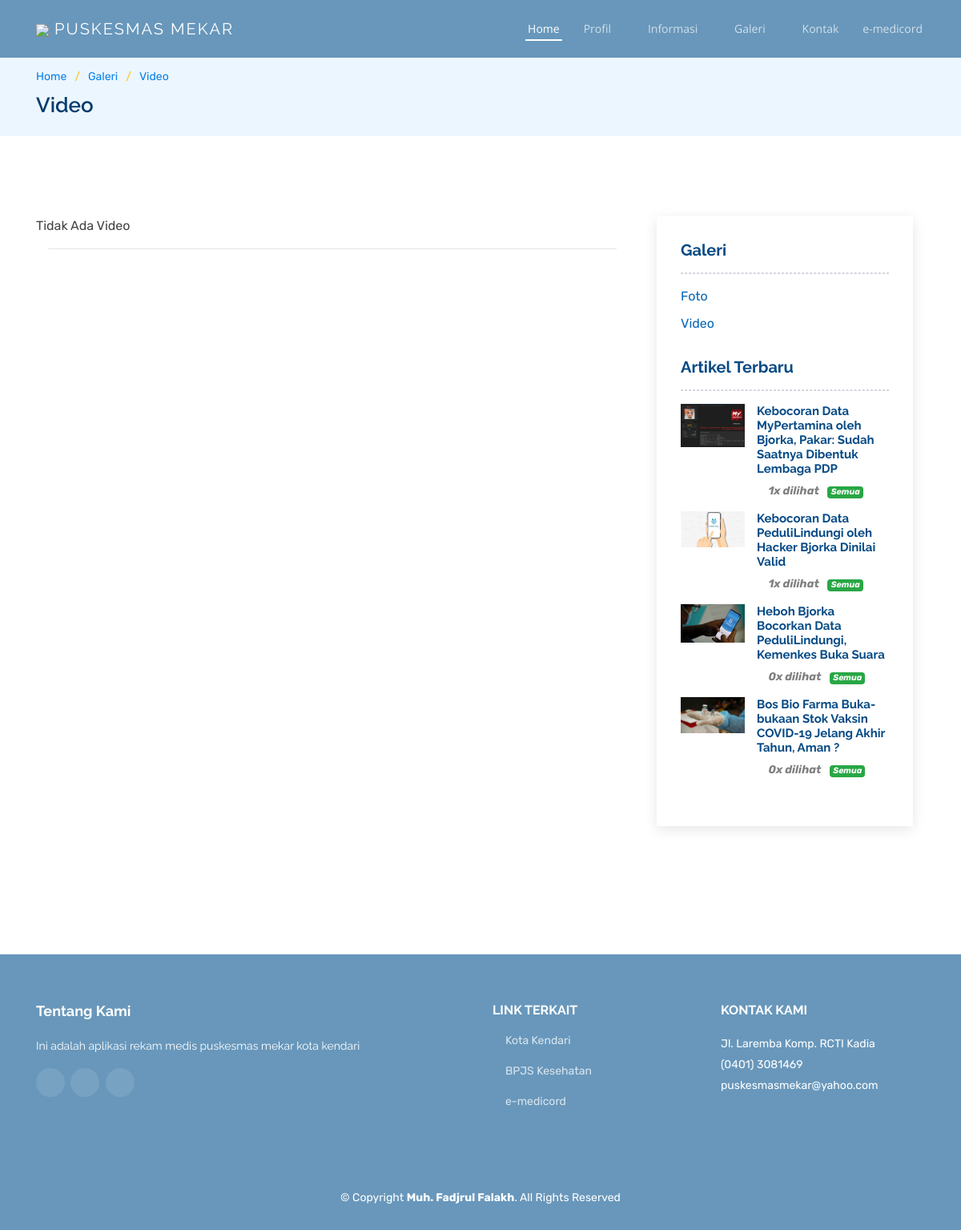
Before: /index.php/page/gallery with the older database file.
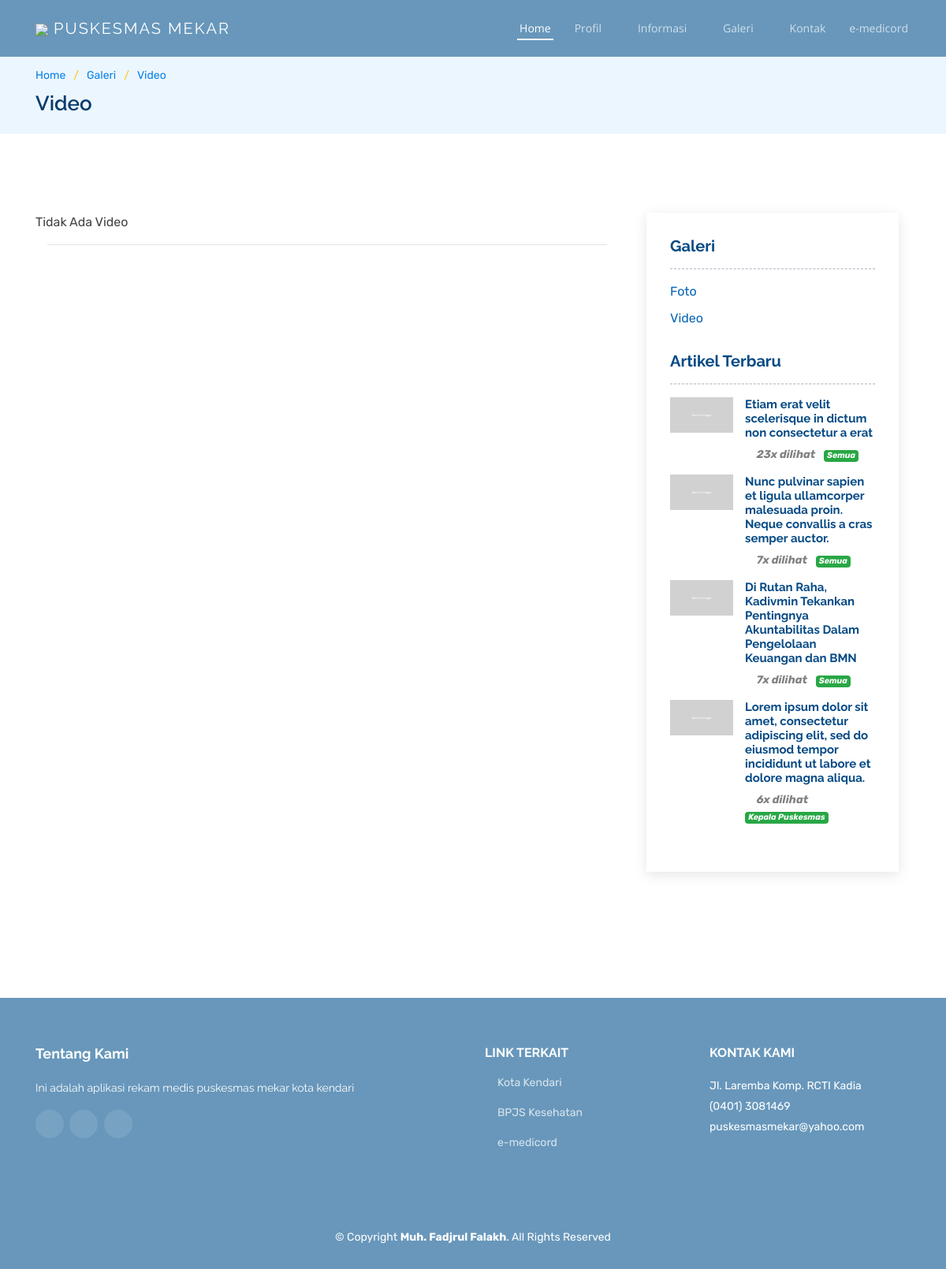
After: the same page with the newer database file.
### tables this page shows
CREATE TABLE `tbl_web_news` (
  `news_id` int(11) NOT NULL,
  `news_title` varchar(200) NOT NULL,
  `news_cover` varchar(50) NOT NULL,
  `news_text` text NOT NULL,
  `news_date` date NOT NULL,
  `news_count_view` int(11) NOT NULL,
  `news_slug` text NOT NULL,
  `news_category_id` int(11) NOT NULL,
  `field_id` int(11) NOT NULL,
  `user_id` int(11) NOT NULL,
  `createtime` datetime NOT NULL
);

CREATE TABLE `tbl_web_field` (
  `field_id` int(11) NOT NULL,
  `field_name` varchar(100) NOT NULL,
  `createtime` datetime NOT NULL
);

CREATE TABLE `tbl_setting` (
  `setting_id` int(11) NOT NULL,
  `setting_appname` varchar(100) NOT NULL,
  `setting_short_appname` varchar(10) NOT NULL,
  `setting_owner_name` varchar(100) NOT NULL,
  `setting_phone` varchar(30) NOT NULL,
  `setting_email` varchar(100) NOT NULL,
  `setting_address` text NOT NULL,
  `setting_logo` varchar(100) NOT NULL,
  `setting_background` varchar(150) NOT NULL,
  `setting_instagram` varchar(150) NOT NULL,
  `setting_facebook` varchar(150) NOT NULL,
  `setting_youtube` varchar(150) NOT NULL,
  `setting_about` text DEFAULT NULL,
  `setting_key_aes` varchar(300) NOT NULL,
  `setting_key_speck` varchar(300) NOT NULL,
  `createtime` datetime NOT NULL
);

CREATE TABLE `tbl_web_link` (
  `link_id` int(11) NOT NULL,
  `link_name` varchar(50) NOT NULL,
  `link_url` text NOT NULL,
  `link_image` text NOT NULL,
  `createtime` datetime NOT NULL
);

### application/helpers/site_helper.php (called while the page is built, shortened)
<?php
    if(!function_exists('TemplateLandingPage')){
        function TemplateLandingPage($data, $view, $viewCategory){
            switch($viewCategory){
                default:
                    get_instance()->load->view($view);
                    get_instance()->load->view("landing_page/template/footer");
            }
        }
    }
    if(!function_exists('getSetting')){
        function getSetting(){
            $setting = get_instance()->m_setting->fetch_setting();
            return $setting;
        }
    }
    if (!function_exists('generatePaginationBlog')) {
        function generatePaginationBlog($baseUrl, $totalRows, $perPage, $uriSegment){
            $config                    = array();
            $config["base_url"]        = $baseUrl;
            $config["total_rows"]      = $totalRows;
            $config["per_page"]        = $perPage;
            $config["uri_segment"]     = $uriSegment;
            $config['full_tag_open']   = '<ul class="justify-content-center">';
            $config['full_tag_close']  = '</ul>';
            $config['first_link']      = 'First';
            $config['last_link']       = 'Last';
            $config['prev_link']       = '&laquo';
            $config['next_link']       = '&raquo';
            $config['first_tag_open']  = '<li>';
            $config['first_tag_close'] = '</li>';
            $config['prev_tag_open']   = '<li class="prev">';
            $config['prev_tag_close']  = '</li>';
            $config['next_tag_open']   = '<li>';
            $config['next_tag_close']  = '</li>';
            $config['last_tag_open']   = '<li>';
            $config['last_tag_close']  = '</li>';
            $config['cur_tag_open']    = '<li class="active"><a href="#">';
            $config['cur_tag_close']   = '</a></li>';
            $config['num_tag_open']    = '<li>';
            $config['num_tag_close']   = '</li>';
            if (get_instance()->uri->segment($uriSegment) == "") {
                $numbers = 0;
            } else {
                $numbers = get_instance()->uri->segment($uriSegment);
            }
            $links = get_instance()->pagination->create_links();
            return array('numbers' => $numbers, 'links' => $links);
        }
    }
?>

### application/controllers/Page.php (called while the page is built, shortened)
<?php
class Page extends CI_Controller {
    public function gallery(){
        $baseUrl    = base_url() . "page/gallery/".$this->uri->segment(3)."/";
        $totalRows  = count((array) $this->m_gallery->read('','','',$this->uri->segment(3)));
        $perPage    = 10;
        $uriSegment = 4;
        $paging     = generatePaginationBlog($baseUrl, $totalRows, $perPage, $uriSegment);
        $page       = ($this->uri->segment($uriSegment)) ? $this->uri->segment($uriSegment) : 0;
        $data['numbers']    = $paging['numbers'];
        $data['links']      = $paging['links'];
        $data['total_data'] = $totalRows ;
		$data['setting']             = getSetting();
		$data['gallery']             = $this->m_gallery->read($perPage, $page,'', $this->uri->segment(3));
		$data['field']               = $this->m_field->read('','','');
		$data['recent']              = $this->m_news->read(4,0,'',1,'');
		$data['link']                = $this->m_link->read('','','');
		$data['news_category']       = $this->m_news_category->read('','','');
        if($this->uri->segment(3) == 'photo'){
            $view         = "landing_page/page/gallery_photo";
        }else{
            $view         = "landing_page/page/gallery_video";
        }
		$viewCategory = "all";
		TemplateLandingPage($data, $view, $viewCategory);
	}
}

### index.php (called while the page is built, shortened)
<?php
require_once BASEPATH.'core/CodeIgniter.php';

### application/models/M_news.php (called while the page is built, shortened)
<?php
class M_news extends CI_Model {
    public function read($limit, $start, $key, $category, $field) {
        $this->db->select('a.*, b.field_name, c.user_fullname, d.news_category_name');
        $this->db->from('tbl_web_news a');
        $this->db->join('tbl_web_field b','a.field_id=b.field_id','LEFT');
        $this->db->join('tbl_user c','a.user_id=c.user_id','LEFT');
        $this->db->join('tbl_web_news_category d','a.news_category_id=d.news_category_id','LEFT');
        if($category !=""){
            $this->db->where('a.news_category_id', $category);
        }
        if($limit !="" OR $start !=""){
            $this->db->limit($limit, $start);
        }
        $this->db->order_by('a.news_id', 'DESC');
        $query = $this->db->get();
        if ($query->num_rows() > 0) {
            foreach ($query->result() as $row) {
                $data[] = $row;
            }
            return $data;
        }
        return null;
    }
}
?>

### application/models/M_setting.php (called while the page is built, shortened)
<?php
class M_setting extends CI_Model {
    public function fetch_setting() {
        $this->db->select("*");
        $this->db->from('tbl_setting');
        $this->db->where('setting_id', 1);
        $query = $this->db->get();
        if ($query->num_rows() > 0) {
            foreach ($query->result() as $row) {
                $data[] = $row;
            }
            return $data;
        }
        return false;
    }
}
?>

### application/models/M_gallery.php (called while the page is built, shortened)
<?php
class M_gallery extends CI_Model {
    public function read($limit, $start, $key, $type) {
        $this->db->select('*');
        $this->db->from('tbl_web_gallery');
        $this->db->where('gallery_type', $type);
        if($limit !="" OR $start !=""){
            $this->db->limit($limit, $start);
        }
        $this->db->order_by("gallery_id", "DESC");
        $query = $this->db->get();
        return null;
    }
}
?>

### application/models/M_link.php (called while the page is built, shortened)
<?php
class M_link extends CI_Model {
    public function read($limit, $start, $key) {
        $this->db->select('*');
        $this->db->from('tbl_web_link');
        $query = $this->db->get();
        if ($query->num_rows() > 0) {
            foreach ($query->result() as $row) {
                $data[] = $row;
            }
            return $data;
        }
        return null;
    }
}
?>

### application/views/landing_page/page/gallery_video.php (the view, shortened to what the rows shown need)
<section id="breadcrumbs" class="breadcrumbs">
    <div class="container">
        <h2>Video</h2>
    </div>
</section>
<main id="main">
    <section id="services" class="services">
        <div class="container" data-aos="fade-up">
                <section id="blog" class="blog">
                    <div class="container" data-aos="fade-up">
                        <div class="row">
                            <div class="col-lg-4">
                                <div class="sidebar">
                                    <div class="sidebar-item recent-posts">
                                        <?php foreach($recent as $r){ ?>
                                        <div class="post-item clearfix">
                                            <img src="<?php echo base_url();?>upload/news/<?php echo $r->news_cover?>" alt="">
                                            <h4><a href="<?php echo site_url('page/information_detail/'.$r->news_category_id.'/'.$r->field_id.'/'.$r->news_slug);?>"><?php echo $r->news_title;?></a></h4>
                                            <time style="color:gray"><i class="icofont-eye-alt"></i> <b><?php echo $r->news_count_view;?>x dilihat</b> &nbsp;&nbsp;<b class="badge badge-success"><?php echo $r->field_name;?></b></time>
                                        </div>
                                        <?php } ?>
                                    </div>
                                </div>
                            </div>
                        </div>
                    </div>
                </section>
        </div>
    </section>
</main>

### application/views/landing_page/template/footer.php (shortened to what the rows shown need)
        <footer id="footer">
            <div class="footer-top">
                <div class="container">
                    <div class="row">
                        <div class="col-lg-6 col-md-6 footer-info">
                            <h3>Tentang Kami</h3>
                            <p><?php echo $setting[0]->setting_about;?></p>
                            <div class="social-links mt-3">
                                <a href="<?php echo $setting[0]->setting_facebook;?>" class="facebook"><i class="bx bxl-facebook"></i></a>
                                <a href="<?php echo $setting[0]->setting_instagram;?>" class="instagram"><i class="bx bxl-instagram"></i></a>
                                <a href="<?php echo $setting[0]->setting_youtube;?>" class="youtube"><i class="bx bxl-youtube"></i></a>
                            </div>
                        </div>
                        <div class="col-lg-3 col-md-6 footer-links">
                            <ul>
                                <?php foreach($link as $l){ ?>
                                <li><i class="bx bx-chevron-right"></i> <a target="_blank" href="<?php echo $l->link_url;?>"><?php echo $l->link_name;?></a></li>
                                <?php }?>
                            </ul>
                        </div>
                        <div class="col-lg-3 col-md-6 footer-contact">
                            <h4>Kontak Kami</h4>
                            <p>
                                <?php echo $setting[0]->setting_address;?> <br>
                                <?php echo $setting[0]->setting_phone;?><br>
                                <?php echo $setting[0]->setting_email;?><br>
                            </p>
                        </div>
                    </div>
                </div>
            </div>
            <div class="container">
                <div class="copyright">
                    &copy; Copyright <strong><span><?php echo $setting[0]->setting_owner_name;?></span></strong>. All Rights Reserved
                </div>
            </div>
        </footer>
	</body>
</html>

Changed rows visible on the page:
removed tbl_web_news: news_cover (picture), news_title "Kebocoran Data MyPertamina oleh Bjorka, Pakar: Sudah Saatnya Dibentuk Lembaga PDP", news_count_view "1", field.field_name "Semua"
removed tbl_web_news: news_cover (picture), news_title "Kebocoran Data PeduliLindungi oleh Hacker Bjorka Dinilai Valid", news_count_view "1", field.field_name "Semua"
removed tbl_web_news: news_cover (picture), news_title "Heboh Bjorka Bocorkan Data PeduliLindungi, Kemenkes Buka Suara", news_count_view "0", field.field_name "Semua"
removed tbl_web_news: news_cover (picture), news_title "Bos Bio Farma Buka-bukaan Stok Vaksin COVID-19 Jelang Akhir Tahun, Aman ?", news_count_view "0", field.field_name "Semua"
added tbl_web_news: news_cover (picture), news_title "Etiam erat velit scelerisque in dictum non consectetur a erat", news_count_view "23", field.field_name "Semua"
added tbl_web_news: news_cover (picture), news_title "Nunc pulvinar sapien et ligula ullamcorper malesuada proin. Neque convallis a cras semper auctor.", news_count_view "7", field.field_name "Semua"
added tbl_web_news: news_cover (picture), news_title "Di Rutan Raha, Kadivmin Tekankan Pentingnya Akuntabilitas Dalam Pengelolaan Keuangan dan BMN", news_count_view "7", field.field_name "Semua"
added tbl_web_news: news_cover (picture), news_title "Lorem ipsum dolor sit amet, consectetur adipiscing elit, sed do eiusmod tempor incididunt ut labore et dolore magna aliqua.", news_count_view "6", field.field_name "Kepala Puskesmas"
